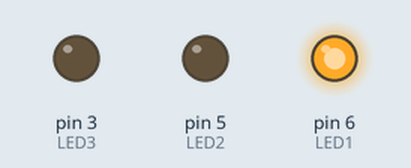
The sketch below on a simulated Arduino Uno, built with avr-gcc and run on an emulated ATmega328P. Shown: output pins drawn as LEDs (lit = HIGH).

Above: at 0.5 s.
At 2.5 s:
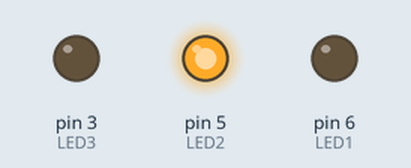
At 4.5 s:
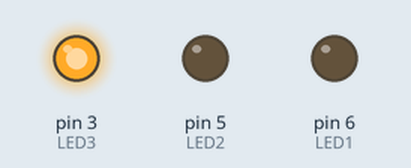
At 5.5 s:
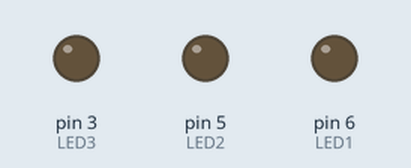
Timing chart, 0 to 7.8 s (numbered marks = the images above):
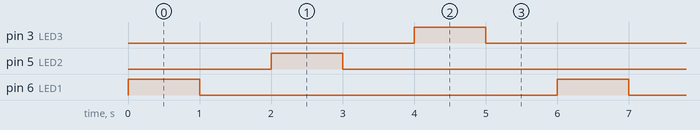

Measured:
- by itself, pin 3 (LED3), pin 5 (LED2), pin 6 (LED1): alternates HIGH for 1.0 s and LOW for 5.0 s
- by itself, everything shown: repeats every 6.0 s, in 6 steps

The sketch:

05-1.ino
```cpp
int LED1 = 6;
int LED2 = 5;
int LED3 = 3;

void setup() {
  pinMode(LED1, OUTPUT);
  pinMode(LED2, OUTPUT);
  pinMode(LED3, OUTPUT);
}

void loop() {
  digitalWrite(LED1, HIGH);delay(1000);
  digitalWrite(LED1, LOW); delay(1000);

  digitalWrite(LED2, HIGH);delay(1000);
  digitalWrite(LED2, LOW); delay(1000);

  digitalWrite(LED3, HIGH);delay(1000);
  digitalWrite(LED3, LOW); delay(1000);
}
```
